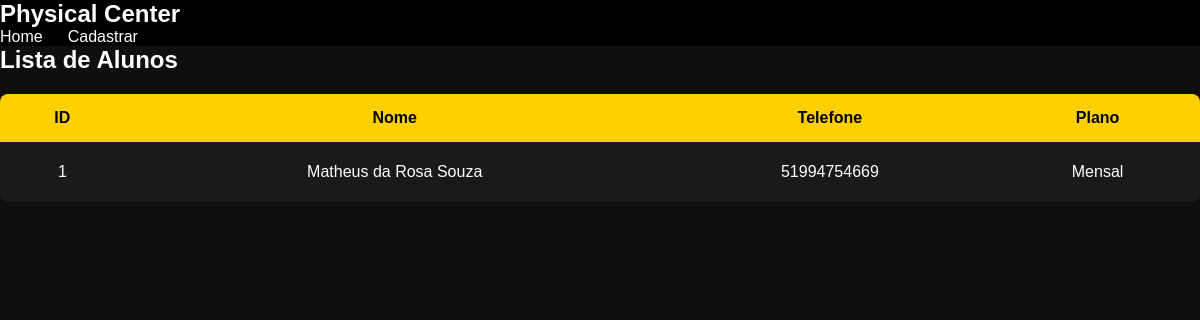
Page /alunos.php on the earlier database version.
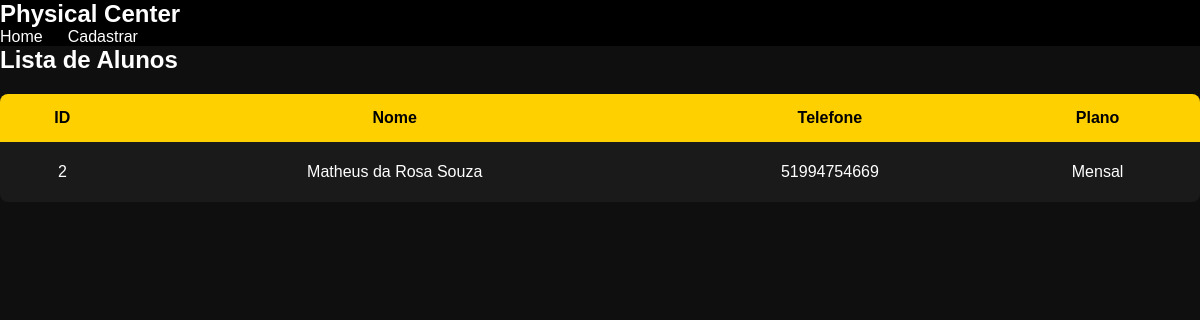
Same page on the later database version.
### tables this page shows
CREATE TABLE usuarios (
            id INTEGER PRIMARY KEY AUTOINCREMENT,
            nome TEXT,
            email TEXT UNIQUE,
            senha TEXT,
            telefone TEXT,
            idade INTEGER,
            plano TEXT
        );

### alunos.php (the view, shortened to what this page needs)
<?php
require "database.php";
$sql = "
    SELECT id, nome, telefone, plano
    FROM usuarios
";
$stmt = $db->query($sql);
$usuarios = $stmt->fetchAll(PDO::FETCH_ASSOC);
?>
<!DOCTYPE html>
<html lang="pt-BR">
<head>
    <link rel="stylesheet" href="style.css">
</head>
<body>
<header>
    <h1>Physical Center</h1>
    <nav>
        <a href="index.php">Home</a>
        <a href="cadastro.php">Cadastrar</a>
    </nav>
</header>
<div class="container">
    <h2>Lista de Alunos</h2>
    <table>
        <tr>
            <th>ID</th>
            <th>Nome</th>
            <th>Telefone</th>
            <th>Plano</th>
        </tr>
        <?php if (count($usuarios) > 0): ?>
            <?php foreach ($usuarios as $user): ?>
                <tr>
                    <td><?= htmlspecialchars($user['id']) ?></td>
                    <td><?= htmlspecialchars($user['nome']) ?></td>
                    <td><?= htmlspecialchars($user['telefone']) ?></td>
                    <td><?= htmlspecialchars($user['plano']) ?></td>
                </tr>
            <?php endforeach; ?>
        <?php endif; ?>
    </table>
</div>
</body>
</html>

Differences in the rows shown:
removed usuarios: id "1", nome "Matheus da Rosa Souza", telefone "51994754669", plano "Mensal"
added usuarios: id "2", nome "Matheus da Rosa Souza", telefone "51994754669", plano "Mensal"
